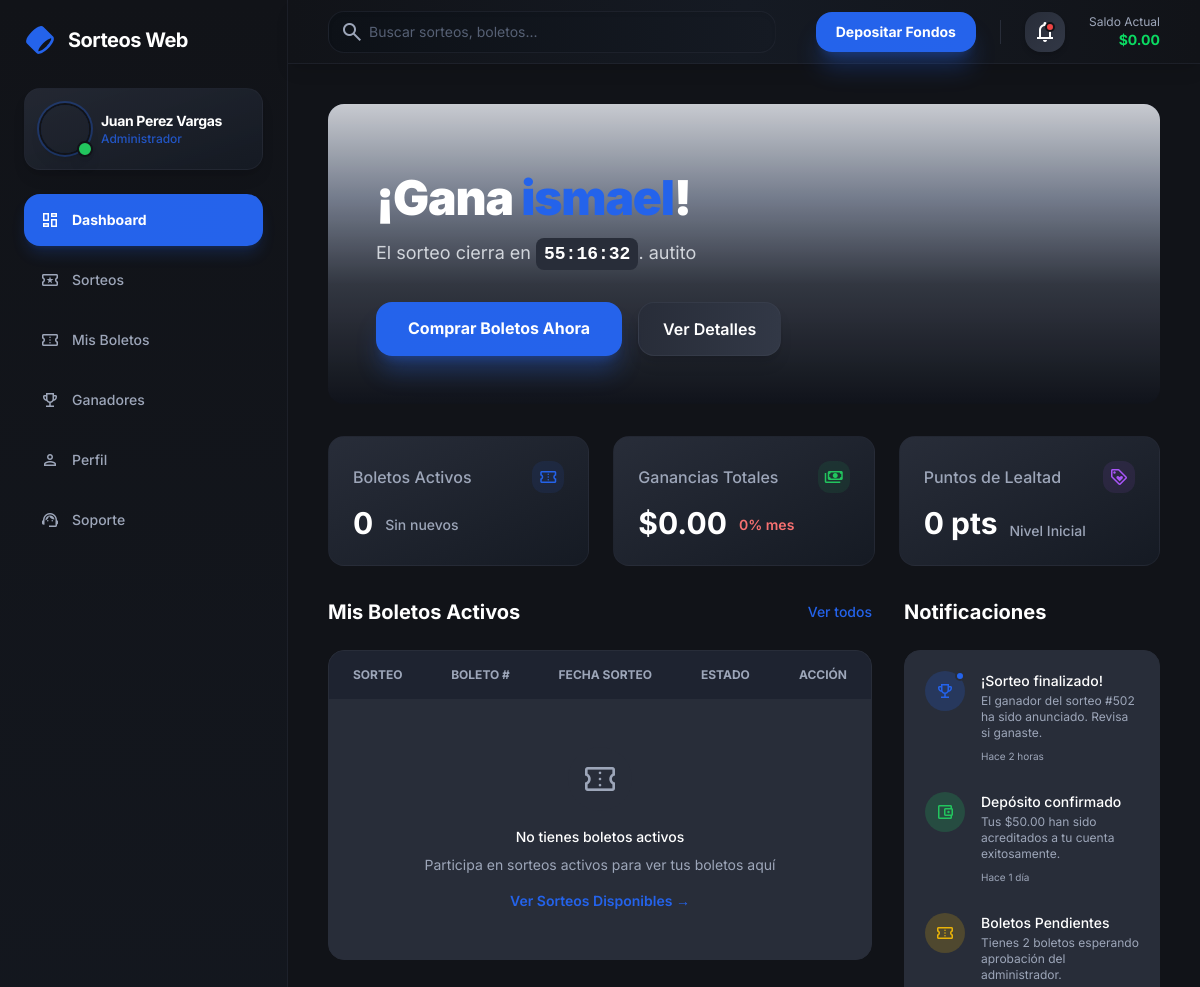
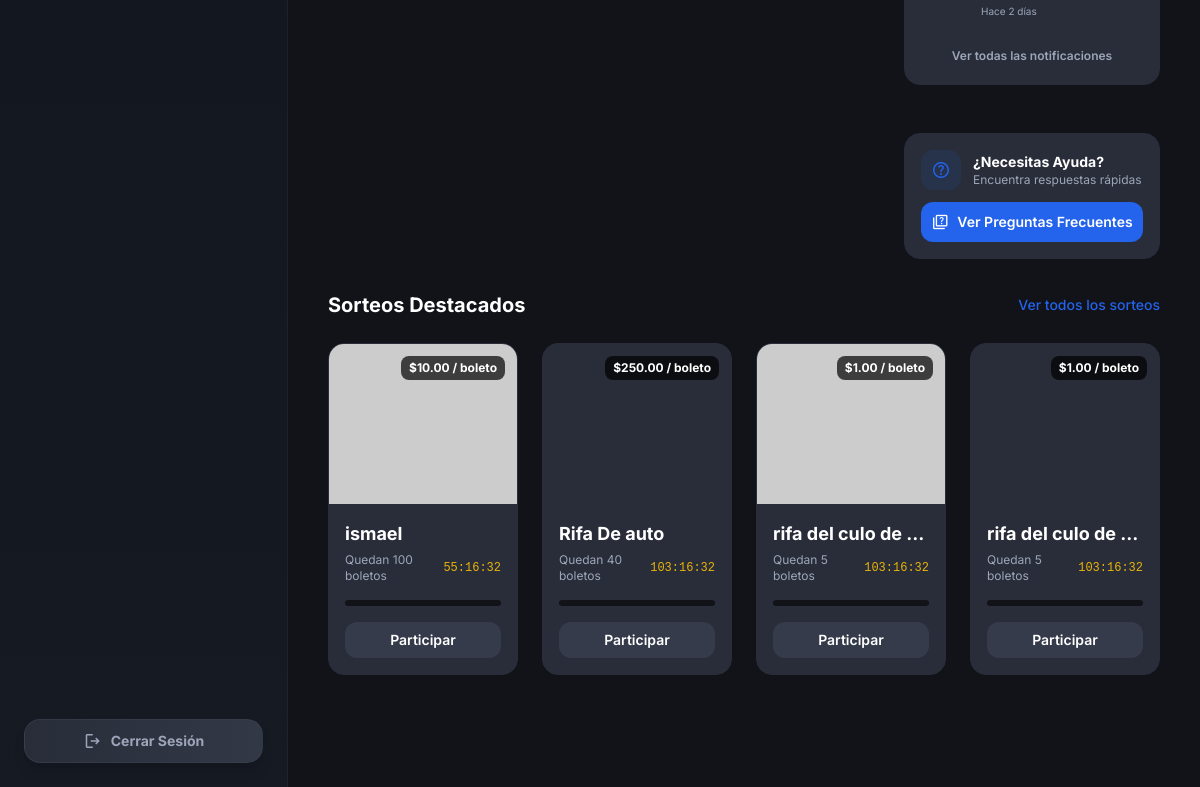
The app's page /php/cliente/pages/DashboardCliente.php (signed in) with its own data (2 pictures, top to bottom).
### tables this page shows
CREATE TABLE `sorteos` (
  `id_sorteo` int(11) NOT NULL,
  `titulo` varchar(150) NOT NULL,
  `descripcion` text DEFAULT NULL,
  `precio_boleto` decimal(10,2) NOT NULL,
  `total_boletos_crear` int(11) NOT NULL,
  `fecha_inicio` datetime NOT NULL,
  `fecha_fin` datetime NOT NULL,
  `imagen_url` varchar(255) DEFAULT NULL,
  `caracteristicas` longtext DEFAULT NULL CHECK (json_valid(`caracteristicas`)),
  `estado` enum('Borrador','Activo','Finalizado','Pausado') DEFAULT 'Borrador',
  `nro_resolucion_aj` varchar(50) DEFAULT NULL,
  `id_creador` int(11) NOT NULL,
  `id_categoria` int(11) DEFAULT NULL,
  `created_at` timestamp NOT NULL DEFAULT current_timestamp(),
  `deleted_at` timestamp NULL DEFAULT NULL
);

### php/cliente/pages/DashboardCliente.php (the view, shortened to what the rows shown need)
<?php
$datosUsuario = obtenerDatosUsuarioCompletos();
$usuarioNombre = $datosUsuario['nombre'];
require_once __DIR__ . '/../includes/sorteos-data.php';
$sorteosActivos = obtenerSorteosActivos(4);
?>
<!DOCTYPE html>
<html class="dark" lang="es"><head>
<script src="https://cdn.tailwindcss.com?plugins=forms,container-queries"></script>
<script id="tailwind-config">
        tailwind.config = {
            darkMode: "class",
            theme: {
                extend: {
                    colors: {
                        "primary": "#2463eb",
                        "background-light": "#f6f6f8",
                        "background-dark": "#111318", // Matching the component's dark bg
                        "card-dark": "#282d39", // Matching the component's card bg
                        "text-secondary": "#9da6b9",
                    },
                    fontFamily: {
                        "display": ["Inter", "sans-serif"]
                    },
                    borderRadius: {
                        "DEFAULT": "0.5rem",
                        "lg": "0.75rem",
                        "xl": "1rem",
                        "full": "9999px"
                    },
                },
            },
        }
    </script>
</head>
<body class="bg-background-light dark:bg-background-dark text-white font-display overflow-hidden h-screen flex">
<aside class="w-72 hidden lg:flex flex-col border-r border-[#282d39]/50 bg-gradient-to-b from-[#111318] to-[#151a23] h-full shadow-2xl shadow-black/20">
<div class="p-6 pb-2">
<div class="flex items-center gap-3 mb-8">
<h2 class="text-white text-xl font-bold tracking-tight">Sorteos Web</h2>
</div>
<div class="flex items-center gap-3 p-4 rounded-xl bg-gradient-to-br from-card-dark/80 to-[#151a23] mb-6 border border-[#282d39]/50 shadow-lg">
<div class="flex flex-col overflow-hidden">
<h1 id="sidebar-user-name" class="text-white text-sm font-bold truncate tracking-tight"><?php echo htmlspecialchars($usuarioNombre); ?></h1>
</div>
</div>
</div>
</aside>
<main class="flex-1 flex flex-col min-w-0 bg-[#111318]">
<div class="flex-1 overflow-y-auto overflow-x-hidden p-6 lg:p-10 space-y-8">
<?php if (!empty($sorteosActivos)):
    $sorteoHero = $sorteosActivos[0];
    $imagenHero = !empty($sorteoHero['imagen_url'])
        ? htmlspecialchars($sorteoHero['imagen_url'])
        : 'https://via.placeholder.com/1200x400?text=Sorteo';
    $tiempoHero = $sorteoHero['tiempo_restante'];
    $segundosHero = $tiempoHero['total_segundos'];
?>
<section class="rounded-xl overflow-hidden relative min-h-[300px] flex items-end p-8 sm:p-12 group" data-alt="<?php echo htmlspecialchars($sorteoHero['titulo']); ?>" style='background-image: linear-gradient(180deg, rgba(17,19,24,0) 0%, rgba(17,19,24,0.8) 60%, rgba(17,19,24,1) 100%), url("<?php echo $imagenHero; ?>"); background-size: cover; background-position: center;'>
<div class="absolute inset-0 bg-primary/10 mix-blend-overlay group-hover:bg-primary/20 transition-all duration-500"></div>
<div class="relative z-10 max-w-2xl">
<h1 class="text-4xl md:text-5xl font-black text-white leading-tight mb-4 tracking-tight">
                        ¡Gana <span class="text-primary"><?php echo htmlspecialchars($sorteoHero['titulo']); ?></span>!
                    </h1>
<p class="text-gray-300 text-lg mb-8 max-w-lg">
                        El sorteo cierra en <span id="countdown-hero" class="text-white font-mono font-bold bg-card-dark px-2 py-0.5 rounded" data-seconds="<?php echo $segundosHero; ?>"><?php echo $formatoTiempoHero; ?></span>. <?php echo htmlspecialchars($sorteoHero['descripcion'] ?: 'No te quedes sin tu oportunidad de ganar este increíble premio.'); ?>
                    </p>
<div class="flex flex-wrap gap-4">
<a href="SorteoClienteDetalles.php?id=<?php echo $sorteoHero['id_sorteo']; ?>" id="buy-tickets-hero-btn" class="bg-gradient-to-r from-primary to-blue-600 hover:from-blue-600 hover:to-primary text-white px-8 py-3.5 rounded-xl font-bold text-base shadow-xl shadow-primary/30 hover:shadow-2xl hover:shadow-primary/40 transition-all duration-200 transform hover:-translate-y-0.5 active:translate-y-0">
                            Comprar Boletos Ahora
                        </a>
<a href="SorteoClienteDetalles.php?id=<?php echo $sorteoHero['id_sorteo']; ?>" id="view-details-hero-btn" class="bg-gradient-to-r from-[#282d39] to-[#323846] hover:from-[#323846] hover:to-[#3b4254] text-white px-6 py-3.5 rounded-xl font-semibold text-base border border-[#3e4552]/50 shadow-lg hover:shadow-xl transition-all duration-200">
                            Ver Detalles
                        </a>
</div>
</div>
</section>
<?php endif; ?>
<div class="grid grid-cols-1 lg:grid-cols-3 gap-8">
<div class="lg:col-span-2 flex flex-col gap-6">
<div class="bg-card-dark rounded-xl border border-[#282d39] overflow-hidden">
<div class="overflow-x-auto">
<table class="w-full text-left text-sm">
<thead class="bg-[#1e2330] text-text-secondary uppercase text-xs font-semibold">
<tr>
<th class="px-6 py-4">Sorteo</th>
<th class="px-6 py-4">Boleto #</th>
<th class="px-6 py-4">Fecha Sorteo</th>
<th class="px-6 py-4">Estado</th>
<th class="px-6 py-4 text-right">Acción</th>
</tr>
</thead>
</table>
</div>
</div>
</div>
</div>
<div>
<div id="raffles-container" class="flex gap-6 overflow-x-auto scrollbar-hide lg:grid lg:grid-cols-4 lg:overflow-visible" style="scroll-behavior: smooth;">
<?php if (empty($sorteosActivos)): ?>
    <div class="col-span-4 text-center py-12">
        <p class="text-text-secondary text-lg">No hay sorteos disponibles en este momento.</p>
    </div>
<?php else: ?>
    <?php
    $cardIndex = 1;
    foreach ($sorteosActivos as $sorteo):
        $imagenUrl = !empty($sorteo['imagen_url'])
            ? htmlspecialchars($sorteo['imagen_url'])
            : 'https://via.placeholder.com/400x200?text=Sorteo';
        $tiempoRestante = $sorteo['tiempo_restante'];
        $segundosTotales = $tiempoRestante['total_segundos'];
        $horasRestantes = floor($segundosTotales / 3600);
        $minutosRestantes = floor(($segundosTotales % 3600) / 60);
        $segundosRestantes = $segundosTotales % 60;
        $formatoTiempo = sprintf("%02d:%02d:%02d", $horasRestantes, $minutosRestantes, $segundosRestantes);
        $diasRestantes = $tiempoRestante['dias'];
        $textoTiempo = $diasRestantes > 0 ? $diasRestantes . ' Día' . ($diasRestantes > 1 ? 's' : '') : $formatoTiempo;
        $colorTiempo = $sorteo['esta_por_finalizar'] ? 'text-red-400 animate-pulse' : 'text-yellow-500';
        $boletosDisponibles = $sorteo['boletos_disponibles'];
    ?>
    <div class="raffle-card flex-shrink-0 w-72 lg:w-auto lg:flex-shrink bg-card-dark rounded-xl border border-[#282d39] overflow-hidden group hover:-translate-y-1 transition-transform duration-300" data-raffle-id="<?php echo $sorteo['id_sorteo']; ?>">
        <div class="h-40 bg-cover bg-center relative" data-alt="<?php echo htmlspecialchars($sorteo['titulo']); ?>" style='background-image: url("<?php echo $imagenUrl; ?>");'>
            <div class="absolute top-3 right-3 bg-black/70 backdrop-blur-sm text-white text-xs font-bold px-2 py-1 rounded">
                $<?php echo number_format($sorteo['precio_boleto'], 2, '.', ''); ?> / boleto
            </div>
        </div>
        <div class="p-4">
            <h4 class="text-lg font-bold text-white mb-1 truncate"><?php echo htmlspecialchars($sorteo['titulo']); ?></h4>
            <div class="flex items-center justify-between mb-4">
                <span class="text-xs text-text-secondary">Quedan <?php echo $boletosDisponibles; ?> boletos</span>
                <span id="countdown-card-<?php echo $cardIndex; ?>" class="text-xs font-mono <?php echo $colorTiempo; ?>" data-seconds="<?php echo $segundosTotales; ?>"><?php echo $textoTiempo; ?></span>
            </div>
            <div class="w-full bg-[#111318] rounded-full h-1.5 mb-4 overflow-hidden">
            </div>
            <a href="SorteoClienteDetalles.php?id=<?php echo $sorteo['id_sorteo']; ?>" class="participate-btn w-full py-2 rounded-lg bg-[#353b4b] hover:bg-primary text-white text-sm font-semibold transition-colors block text-center" data-raffle-id="<?php echo $sorteo['id_sorteo']; ?>" data-raffle-name="<?php echo htmlspecialchars($sorteo['titulo']); ?>">
                Participar
            </a>
        </div>
    </div>
    <?php
    $cardIndex++;
    endforeach;
    ?>
<?php endif; ?>
</div>
</div>
</div>
</main>
</body></html>

### records on screen
sorteos: titulo "ismael", descripcion "autito", precio_boleto "10.00", total_boletos_crear "100"
sorteos: precio_boleto "250.00", titulo "Rifa De auto", total_boletos_crear "40"
sorteos: precio_boleto "1.00", titulo "rifa del culo de…", total_boletos_crear "5"
sorteos: precio_boleto "1.00", titulo "rifa del culo de…", total_boletos_crear "5"

### other values on screen
$totalBoletosActivos "0"
